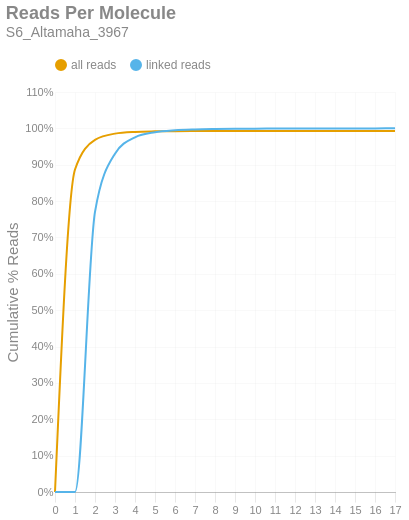

This figure's notebook cell:
### Markdown cell above
### Reads per Molecule
This chart shows the cumulative distribution of the number of reads per linked molecule. That is, how many alignments are associated with a unique molecule. This excludes the number of reads associated with invalid or absent linked-read barcodes. The `linked` histogram is the percentages recalculated when disregarding singletons.

### Code cell
if SKIPLR:
    print_html(f"Skipped")
else:
    counts = np.bincount(valids['reads'].cast(pl.Int64).to_numpy())
    weighted = counts * np.arange(len(counts))
    all_perc = weighted / n_reads
    linked_perc = weighted / n_linked_reads
    linked_perc[1] = 0
    binned_df = pl.DataFrame({
        'readsper': list(range(len(counts))),
        'all reads (cumsum)': np.cumsum(all_perc).tolist(),
        'linked reads (cumsum)': np.cumsum(linked_perc).tolist(),
    })

    with SafeRender(binned_df):
        (
            density_plot(binned_df, 'Reads Per Molecule', samplename, 'readspmol')
            .encode(
                x=alt.X('readsper:O', title=None).axis(labelAngle=0).scale(padding=0),
                y=alt.Y('value:Q', title='Cumulative % Reads').axis(format='%').stack(False),
                color=alt.Color("key:N").scale(domain=["all reads", "linked reads"]),
                tooltip=[
                    alt.Tooltip("key:N", title="Data Type"),
                    alt.Tooltip("readsper:O", title="Reads Per Molecule"),
                    alt.Tooltip("value:Q", format=".2%", title="% Reads (Cum.)")
                ]            
            )
        ).display()

### Figure 1 — Vega-Lite specification as saved in the notebook (floating-point values rounded to 4 significant figures)
{"width": "container", "height": 400, "config": {"title": {"anchor": "start", "dy": -15, "fontSize": 18, "color": "#888888", "subtitleColor": "#888888", "subtitleFontSize": 14}, "arc": {"fill": "#0072B2"}, "axis": {"domainColor": "#888888", "domainWidth": 0.5, "gridWidth": 0.2, "grid": false, "titleFontWeight": 400, "titleFontSize": 15, "labelFontSize": 11, "labelColor": "#888888", "tickColor": "#888888", "tickWidth": 0.2, "titleColor": "#888888"}, "axisBand": {"grid": false}, "axisX": {"grid": true, "tickSize": 10, "domainCap": "round"}, "axisY": {"domain": false, "grid": true, "tickSize": 0, "domainCap": "round"}, "background": "transparent", "header": {"labelFontSize": 15, "labelColor": "#888888", "titleFontSize": 15, "titleFontWeight": 600, "titleColor": "#888888"}, "legend": {"labelFont": "sans-serif", "labelFontSize": 12, "labelColor": "#888888", "symbolSize": 100, "symbolType": "circle", "titleFontSize": 12, "titlePadding": 10, "titleColor": "#888888", "title": null, "orient": "top"}, "range": {"category": ["#E69F00", "#56B4E9", "#009E73", "#F0E442", "#0072B2", "#D55E00", "#CC79A7", "#000000"], "diverging": ["#cfe8f3", "#a2d4ec", "#73bfe2", "#46abdb", "#1696d2", "#12719e"]}, "area": {"fill": "#0072B2", "fillOpacity": 0.7, "line": true, "strokeOpacity": 0.7}, "line": {"color": "#0072B2", "stroke": "#0072B2", "strokeWidth": 2}, "trail": {"color": "#0072B2", "stroke": "#0072B2", "strokeWidth": 0, "size": 1}, "point": {"filled": true, "fillOpacity": 1.0, "size": 95}, "text": {"color": "#888888", "fontSize": 11, "align": "right", "fontWeight": 400, "size": 11}, "bar": {"fill": "#0072B2", "stroke": null}, "view": {"stroke": null, "continuousWidth": 660, "continuousHeight": 400}}, "data": {"name": "data-1453c2e387c55c837f44c61493676259"}, "mark": {"type": "line", "interpolate": "monotone", "point": {"opacity": 0, "size": 275}}, "encoding": {"color": {"field": "key", "scale": {"domain": ["all reads", "linked reads"]}, "type": "nominal"}, "tooltip": [{"field": "key", "title": "Data Type", "type": "nominal"}, {"field": "readsper", "title": "Reads Per Molecule", "type": "ordinal"}, {"field": "value", "format": ".2%", "title": "% Reads (Cum.)", "type": "quantitative"}], "x": {"axis": {"labelAngle": 0}, "field": "readsper", "scale": {"padding": 0}, "title": null, "type": "ordinal"}, "y": {"axis": {"format": "%"}, "field": "value", "stack": false, "title": "Cumulative % Reads", "type": "quantitative"}}, "params": [{"name": "param_c36ac31b6afebe62", "select": {"type": "point", "fields": ["key"]}, "bind": "legend"}], "title": {"text": "Reads Per Molecule", "subtitle": "S6_Altamaha_3967"}, "transform": [{"fold": ["all reads (cumsum)", "linked reads (cumsum)"]}, {"calculate": "replace(datum.key, ' (cumsum)', '')", "as": "key"}, {"filter": {"param": "param_c36ac31b6afebe62"}}], "usermeta": {"embedOptions": {"downloadFileName": "S6_Altamaha_3967.readspmol"}}, "$schema": "https://vega.github.io/schema/vega-lite/v6.1.0.json", "datasets": {"data-1453c2e387c55c837f44c61493676259": [{"readsper": 0, "all reads (cumsum)": 0.0, "linked reads (cumsum)": 0.0}, {"readsper": 1, "all reads (cumsum)": 0.8868, "linked reads (cumsum)": 0.0}, {"readsper": 2, "all reads (cumsum)": 0.9685, "linked reads (cumsum)": 0.7703}, {"readsper": 3, "all reads (cumsum)": 0.9855, "linked reads (cumsum)": 0.9304}, {"readsper": 4, "all reads (cumsum)": 0.9903, "linked reads (cumsum)": 0.9754}, {"readsper": 5, "all reads (cumsum)": 0.9918, "linked reads (cumsum)": 0.9895}, {"readsper": 6, "all reads (cumsum)": 0.9923, "linked reads (cumsum)": 0.9948}, {"readsper": 7, "all reads (cumsum)": 0.9926, "linked reads (cumsum)": 0.9972}, {"readsper": 8, "all reads (cumsum)": 0.9927, "linked reads (cumsum)": 0.9983}, {"readsper": 9, "all reads (cumsum)": 0.9928, "linked reads (cumsum)": 0.9991}, {"readsper": 10, "all reads (cumsum)": 0.9928, "linked reads (cumsum)": 0.9993}, {"readsper": 11, "all reads (cumsum)": 0.9928, "linked reads (cumsum)": 0.9995}, {"readsper": 12, "all reads (cumsum)": 0.9929, "linked reads (cumsum)": 0.9998}, {"readsper": 13, "all reads (cumsum)": 0.9929, "linked reads (cumsum)": 0.9999}, {"readsper": 14, "all reads (cumsum)": 0.9929, "linked reads (cumsum)": 0.9999}, {"readsper": 15, "all reads (cumsum)": 0.9929, "linked reads (cumsum)": 1.0}, {"readsper": 16, "all reads (cumsum)": 0.9929, "linked reads (cumsum)": 1.0}, {"readsper": 17, "all reads (cumsum)": 0.9929, "linked reads (cumsum)": 1.0}]}}
